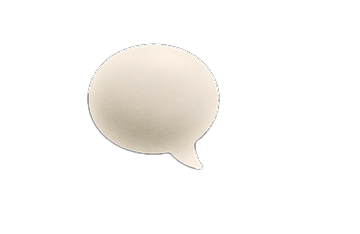
#> input picture web/assets/bubbles/b00.png, 360 x 234 px; its folder holds only this picture in this run
$ python clean_bubbles.py
#> lines starting #> are read from the running program, lines starting #| are printed output that depends on the picture; after the words box and inside, x2 and y2 are one past the last pixel; in counts of white or black regions, pixels touching at a corner belong together
# Re-clean the MJ bubble sprites (Damla, 13 Tem night: "arkalar iyi temizlenmemis").
# The old pass was a crude chroma-key: invisible on the dark theme, dirty fringes on light.
# This pass builds a real body mask and kills everything outside it:
#   core  = clearly-ivory pixels -> flood-fill from the borders marks the true OUTSIDE
#   body  = everything not outside (so interior dark stipple ART survives)
#   outside fringe, floating specks and the baked black shadow are erased
#   edge band: dark-rim alpha ramp + unpremultiply-against-black removes the halo
# numpy only (no scipy on this machine). Usage: python3 tools/clean_bubbles.py

import glob
import os
import numpy as np
from PIL import Image

DIR = os.path.join(os.path.dirname(__file__), '..', 'web', 'assets', 'bubbles')


def grow(m, it=1):
    for _ in range(it):
        p = np.pad(m, 1)
        m = (p[:-2, 1:-1] | p[2:, 1:-1] | p[1:-1, :-2] | p[1:-1, 2:]
             | p[:-2, :-2] | p[:-2, 2:] | p[2:, :-2] | p[2:, 2:] | p[1:-1, 1:-1])
    return m


def flood_outside(free):
    out = np.zeros_like(free)
    out[0, :] = free[0, :]
    out[-1, :] = free[-1, :]
    out[:, 0] |= free[:, 0]
    out[:, -1] |= free[:, -1]
    while True:
        grown = grow(out) & free
        if (grown == out).all():
            return out
        out = grown


def speckle_score(rgb, a, body_er):
    # what reads as dirt on a white page: visible-ish dark pixels outside the safe interior
    lum = rgb.mean(2)
    return int(((a > 60) & (lum < 60) & ~body_er).sum())


def clean(path):
#> called with path = 'tools/../web/assets/bubbles/b00.png'
    im = np.array(Image.open(path).convert('RGBA'))
#> im is the input picture: shape (234, 360, 4); mean R, G, B, A 32, 30.5, 28.4, 35.5
    rgb = im[..., :3].astype(float)
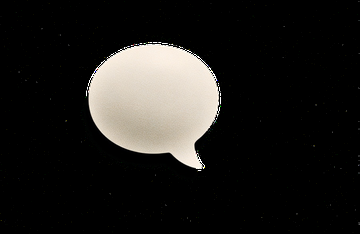
#> rgb: shape (234, 360, 3) float64; mean R, G, B 32, 30.5, 28.4
    a = im[..., 3].astype(float)
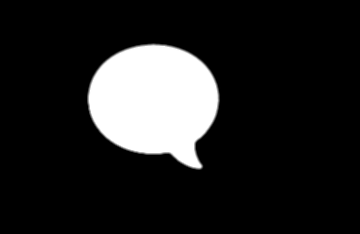
#> a: shape (234, 360) float64; min 0, max 255, mean 35.5
    lum = rgb.mean(2)

    core = (a > 200) & (lum > 110)            # unmistakably bubble ivory
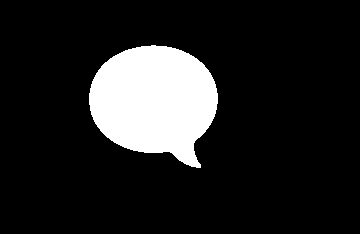
#> core: shape (234, 360) bool; 13.5% white; 1 white region, box (x1, y1, x2, y2) and area: (89, 45, 218, 168) 11393
    core = grow(core, 1)                       # close pinholes in the grain
    outside = flood_outside(~core)
#> in flood_outside, `out[0, :] = free[0, :]`: out: shape (234, 360) bool; 0.43% white in thin lines or dots, all inside (x1, y1, x2, y2) = (0, 0, 360, 1)
#> in flood_outside, `out[:, -1] |= free[:, -1]`:
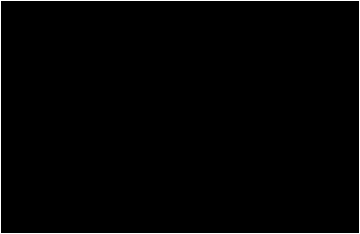
#> out: shape (234, 360) bool; 1.4% white in thin lines or dots
#> the loop in flood_outside, `while True:` made 117 passes
#> pass 1, in flood_outside, `grown = grow(out) & free`:
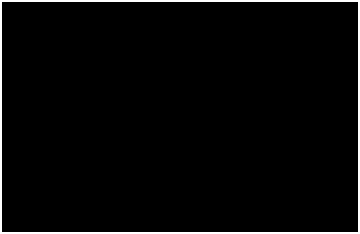
#> grown: shape (234, 360) bool; 2.8% white; 1 white region, box (x1, y1, x2, y2) and area: (0, 0, 360, 234) 2360
#> after the loop in flood_outside, `while True:`: out: shape (234, 360) bool; 85.9% white; 1 black region, box (x1, y1, x2, y2) and area: (88, 44, 219, 169) 11917
    body = ~outside                            # core + enclosed stipple/shadow art
    body = grow(body, 2)                       # margin so anti-aliased edges survive
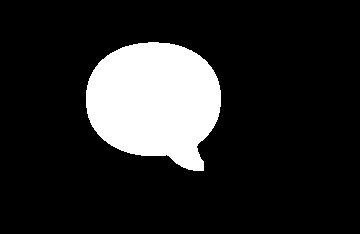
#> body: shape (234, 360) bool; 15.4% white; 1 white region, box (x1, y1, x2, y2) and area: (86, 42, 221, 171) 12989
    er = ~grow(~body, 4)                       # eroded interior (protected zone)
#> er: shape (234, 360) bool; 12.9% white; 1 white region, box (x1, y1, x2, y2) and area: (90, 46, 217, 167) 10877
    band = body & ~er
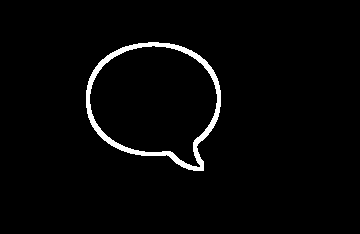
#> band: shape (234, 360) bool; 2.5% white; 1 white region, box (x1, y1, x2, y2) and area: (86, 42, 221, 171) 2112

    before = speckle_score(rgb, a, er)
#> before = 200

    a2 = np.where(body, a, 0.0)
    ramp = np.clip((lum - 25.0) / 70.0, 0.0, 1.0)
    a2 = np.where(band, a2 * ramp, a2)
    # unpremultiply the edge band against the black it was shot on -> no dark halo
    az = np.clip(a / 255.0, 1e-3, 1.0)[..., None]
    rgb2 = np.where(band[..., None], np.clip(rgb / az, 0, 255), rgb)
    # soft 3x3 feather on the band alpha
    p = np.pad(a2, 1)
    blur = (p[:-2, 1:-1] + p[2:, 1:-1] + p[1:-1, :-2] + p[1:-1, 2:] + p[1:-1, 1:-1]
            + p[:-2, :-2] + p[:-2, 2:] + p[2:, :-2] + p[2:, 2:]) / 9.0
    a2 = np.where(band, blur, a2)

    out = np.dstack([np.clip(rgb2, 0, 255).astype(np.uint8), np.clip(a2, 0, 255).astype(np.uint8)])
#> out: shape (234, 360, 4)
    after = speckle_score(out[..., :3].astype(float), out[..., 3].astype(float), er)
#> after = 66
    Image.fromarray(out, 'RGBA').save(path)
    return before, after


if __name__ == '__main__':
    total_b = total_a = 0
    for f in sorted(glob.glob(os.path.join(DIR, 'b*.png'))):
        b, aft = clean(f)
#> b = 200; aft = 66
        total_b += b
#> total_b = 200
        total_a += aft
#> total_a = 66
        print(f"{os.path.basename(f)}: kirli piksel {b} -> {aft}")
#| b00.png: kirli piksel 200 -> 66
    print(f"TOPLAM: {total_b} -> {total_a}")
#| TOPLAM: 200 -> 66

$ run again, on web/assets/bubbles/b04.png
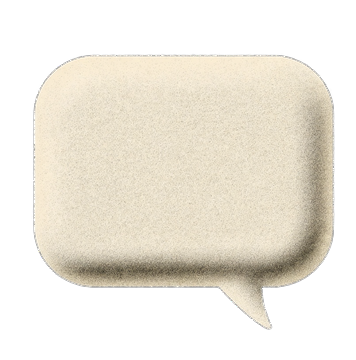
#> input picture web/assets/bubbles/b04.png, 356 x 360 px
#> in clean, im is the input picture: shape (360, 356, 4); mean R, G, B, A 123.3, 118.2, 106.4, 133.2
#> core: shape (360, 356) bool; 50.6% white; 51 black regions (48 under 20 px), largest, box (x1, y1, x2, y2) and area: (0, 0, 356, 360) 62076, (86, 265, 210, 279) 659, (251, 235, 317, 278) 530
#> er: shape (360, 356) bool; 50.7% white; 1 black region, box (x1, y1, x2, y2) and area: (0, 0, 356, 360) 63226
#> in clean, `band = body & ~er`:
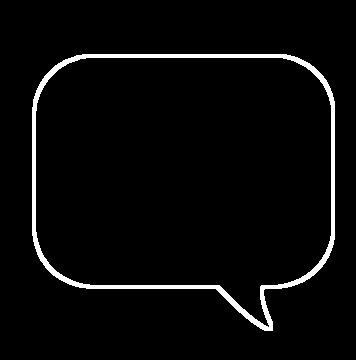
#> band: shape (360, 356) bool; 3.6% white; 1 white region, box (x1, y1, x2, y2) and area: (32, 54, 335, 331) 4648
#> before = 256
#> in clean, `ramp = np.clip((lum - 25.0) / 70.0, 0.0, 1.0)`:
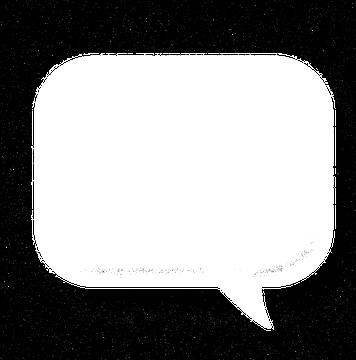
#> ramp: shape (360, 356) float64; min 0, max 1, mean 0.539
#> after = 81
#> b = 256; aft = 81
#> total_b = 256
#> total_a = 81
#| b04.png: kirli piksel 256 -> 81
#| TOPLAM: 256 -> 81

$ run again, on web/assets/bubbles/b05.png
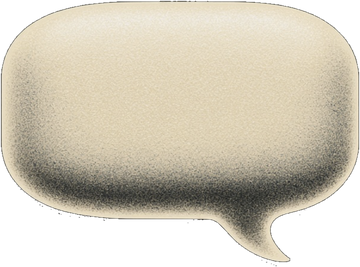
#> input picture web/assets/bubbles/b05.png, 360 x 267 px
#> in clean, im is the input picture: shape (267, 360, 4); mean R, G, B, A 149.7, 142.5, 125.8, 192.7
#> core: shape (267, 360) bool; 67.1% white; 127 black regions (125 under 20 px), largest, box (x1, y1, x2, y2) and area: (0, 0, 360, 267) 23857, (27, 159, 341, 235) 7492
#> er: shape (267, 360) bool; 74.9% white; 3 black regions, box (x1, y1, x2, y2) and area: (0, 157, 360, 267) 19873, (0, 0, 100, 64) 2177, (265, 0, 360, 63) 2105
#> in clean, `band = body & ~er`:
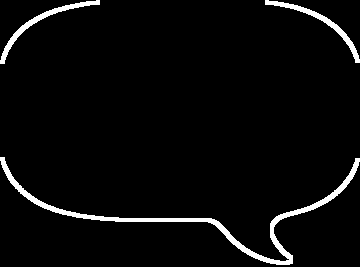
#> band: shape (267, 360) bool; 3.8% white; 3 white regions, box (x1, y1, x2, y2) and area: (0, 157, 360, 265) 2420, (0, 0, 100, 64) 640, (265, 0, 360, 63) 616
#> before = 134
#> in clean, `ramp = np.clip((lum - 25.0) / 70.0, 0.0, 1.0)`:
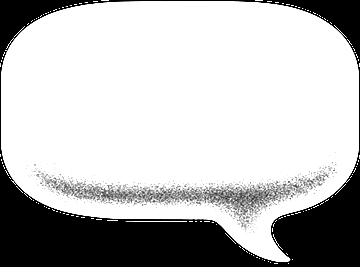
#> ramp: shape (267, 360) float64; min 0, max 1, mean 0.742
#> after = 201
#> b = 134; aft = 201
#> total_b = 134
#> total_a = 201
#| b05.png: kirli piksel 134 -> 201
#| TOPLAM: 134 -> 201

$ run again, on web/assets/bubbles/b06.png
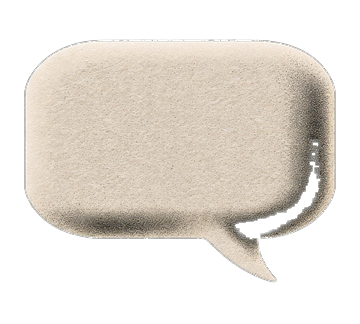
#> input picture web/assets/bubbles/b06.png, 360 x 324 px
#> in clean, im is the input picture: shape (324, 360, 4); mean R, G, B, A 108.1, 101.9, 93.7, 124.8
#> core: shape (324, 360) bool; 45.8% white; 85 white regions (84 under 20 px), largest, box (x1, y1, x2, y2) and area: (26, 41, 334, 280) 53261
#> er: shape (324, 360) bool; 46.2% white; 3 white regions (2 under 20 px), largest, box (x1, y1, x2, y2) and area: (27, 42, 333, 279) 53876
#> band: shape (324, 360) bool; 5.2% white; 1 white region, box (x1, y1, x2, y2) and area: (23, 38, 337, 283) 6064
#> before = 651
#> in clean, `out = np.dstack([np.clip(rgb2, 0, 255).astype(np.uint8), np.clip(a2, 0..`:
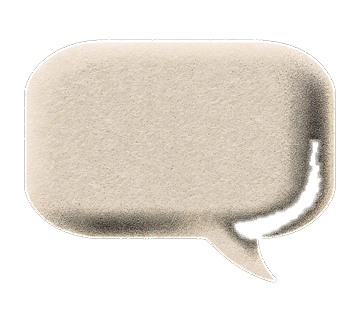
#> out: shape (324, 360, 4); mean R, G, B, A 109.4, 103.2, 95, 123.7; transparent parts drawn white
#> after = 99
#> b = 651; aft = 99
#> total_b = 651
#> total_a = 99
#| b06.png: kirli piksel 651 -> 99
#| TOPLAM: 651 -> 99
